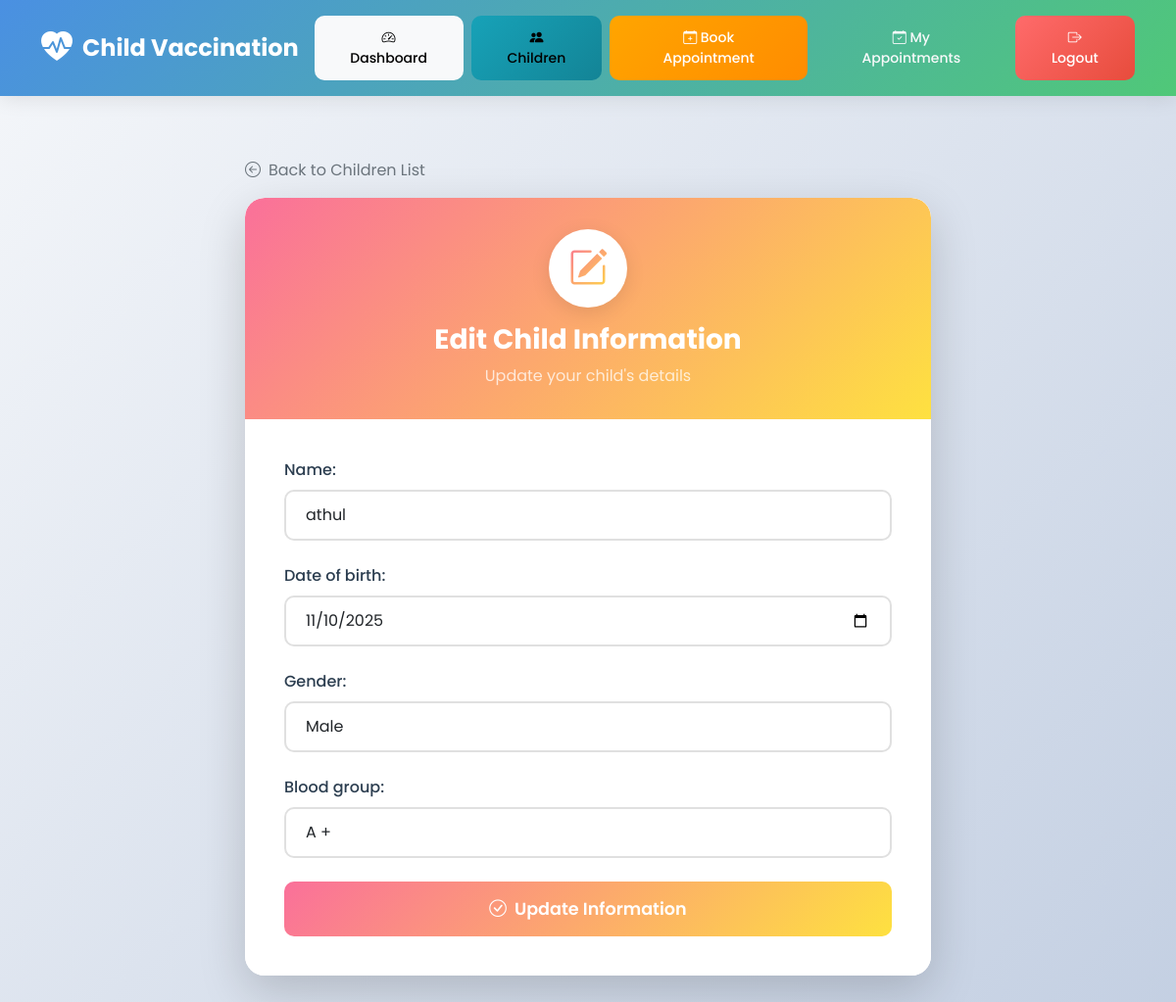
The page /edit-child/5/ (signed in) on the database its author committed.
### accounts/models.py (models this page shows, shortened)
class Child(models.Model):
    GENDER_CHOICES = [
        ('Male', 'Male'),
        ('Female', 'Female'),
        ('Other', 'Other')
    ]
    parent = models.ForeignKey("Parent", on_delete=models.CASCADE, related_name='children')
    name = models.CharField(max_length=100)
    date_of_birth = models.DateField()
    gender = models.CharField(max_length=10, choices=GENDER_CHOICES)
    blood_group = models.CharField(max_length=5, blank=True)
    class Meta:
        verbose_name = "Child"
        verbose_name_plural = "Children"
        ordering = ['-date_of_birth']

### accounts/views.py (the view)
# urls.py: path('edit-child/<int:child_id>/', views.edit_child, name='edit_child'),
@login_required
def edit_child(request, child_id):
    child = get_object_or_404(Child, id=child_id, parent__user=request.user)
    if request.method == "POST":
        form = ChildForm(request.POST, instance=child)
        if form.is_valid():
            form.save()
            messages.success(request, f"Child '{child.name}' updated successfully.")
            return redirect('accounts:view_children')
    else:
        form = ChildForm(instance=child)
    return render(request, "accounts/edit_child.html", {"form": form, "child": child})

### accounts/forms.py
class ChildForm(forms.ModelForm):
    class Meta:
        model = Child
        fields = ['name', 'date_of_birth', 'gender', 'blood_group']
        widgets = {
            'date_of_birth': DateInput(attrs={'type': 'date', 'class': 'form-control'}),
            'name': forms.TextInput(attrs={'class': 'form-control'}),
            'gender': forms.Select(attrs={'class': 'form-control'}),
            'blood_group': forms.TextInput(attrs={'class': 'form-control'}),
        }

### accounts/templates/accounts/edit_child.html (shortened to what this page needs)
{% extends "accounts/base.html" %}
{% block content %}
<div class="form-wrapper">
  <div class="form-card">
    <a href="{% url 'accounts:view_children' %}" class="back-link">
      <i class="bi bi-arrow-left-circle"></i> Back to Children List
    </a>
    <div class="card shadow-lg border-0">
      <div class="form-header text-white text-center">
        <div class="form-icon">
          <i class="bi bi-pencil-square"></i>
        </div>
        <h3 class="mb-0 fw-bold">Edit Child Information</h3>
        <p class="mb-0 mt-2 opacity-75">Update your child's details</p>
      </div>
      <div class="form-body">
        <form method="POST">
          {{ form.as_p }}
          <div class="d-grid">
            <button type="submit" class="btn btn-warning submit-btn">
              <i class="bi bi-check-circle me-2"></i>Update Information
            </button>
          </div>
        </form>
      </div>
    </div>
  </div>
</div>
{% endblock %}

### accounts/templates/accounts/base.html (style rules this page uses)
:root { --primary-color: #4A90E2; --secondary-color: #50C878; --accent-color: #FF6B6B; --dark-color: #2C3E50; --light-color: #F8F9FA; --gradient-1: linear-gradient(135deg, #667eea 0%, #764ba2 100%); --gradient-2: linear-gradient(135deg, #4A90E2 0%, #50C878 100%); --gradient-3: linear-gradient(135deg, #f093fb 0%, #f5576c 100%); }
* { font-family: 'Poppins', sans-serif; }
body { background: linear-gradient(135deg, #f5f7fa 0%, #c3cfe2 100%); min-height: 100vh; }
.card { border: none; border-radius: 20px; box-shadow: 0 10px 30px rgba(0,0,0,0.1); transition: all 0.3s ease; overflow: hidden; }
.form-control, .form-select { border-radius: 10px; border: 2px solid #e0e0e0; padding: 12px 20px; transition: all 0.3s ease; }
.btn { border-radius: 10px; padding: 12px 30px; font-weight: 500; transition: all 0.3s ease; border: none; }
.btn-warning { background: linear-gradient(135deg, #FFA500 0%, #FF8C00 100%); color: white; }

### accounts/templates/accounts/edit_child.html (style rules this page uses)
.form-wrapper { min-height: 80vh; display: flex; align-items: center; justify-content: center; padding: 2rem 0; }
.form-card { max-width: 700px; width: 100%; animation: fadeInUp 0.6s ease; }
.form-header { background: linear-gradient(135deg, #fa709a 0%, #fee140 100%); padding: 2rem; border-radius: 20px 20px 0 0; }
.form-icon { width: 80px; height: 80px; background: white; border-radius: 50%; display: flex; align-items: center; justify-content: center; margin: 0 auto 1rem; box-shadow: 0 5px 20px rgba(0,0,0,0.1); }
.form-icon i { font-size: 2.5rem; background: linear-gradient(135deg, #fa709a 0%, #fee140 100%); -webkit-background-clip: text; -webkit-text-fill-color: transparent; }
.form-body { padding: 2.5rem; background: white; }
.form-body p { margin-bottom: 0; }
.form-body p label { font-weight: 500; color: #2C3E50; margin-bottom: 8px; display: block; }
.form-body input, .form-body textarea, .form-body select { width: 100%; padding: 12px 20px; border-radius: 10px; border: 2px solid #e0e0e0; transition: all 0.3s ease; font-size: 1rem; margin-bottom: 1.5rem; }
.submit-btn { padding: 15px; font-size: 1.1rem; border-radius: 10px; font-weight: 600; background: linear-gradient(135deg, #fa709a 0%, #fee140 100%); border: none; transition: all 0.3s ease; }
.back-link { display: inline-flex; align-items: center; gap: 8px; color: #6c757d; text-decoration: none; margin-bottom: 1rem; transition: all 0.3s ease; }

### rows shown on the page
Child: name "athul", date_of_birth "11/10/2025", gender "Male", blood_group "A +"
